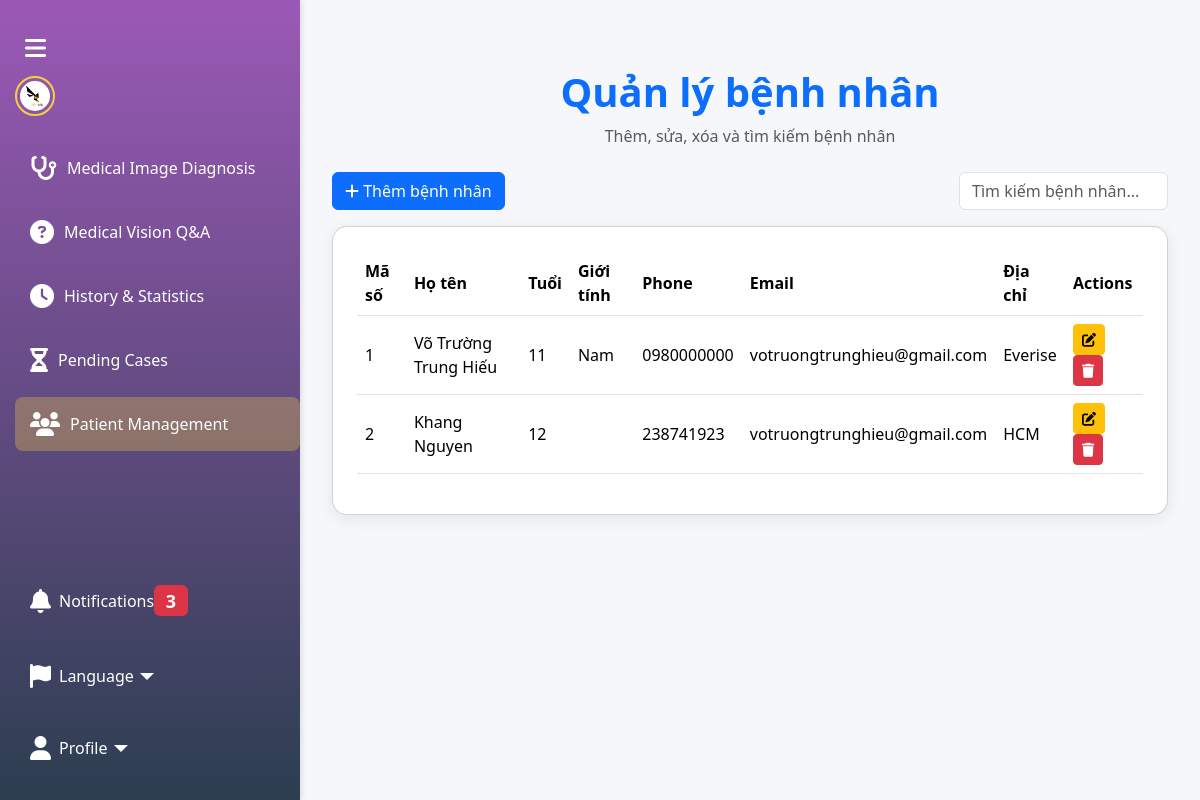
/patient-management (signed in), run on the app's committed database.
### tables this page shows
CREATE TABLE patients (
            id INTEGER PRIMARY KEY AUTOINCREMENT,
            name TEXT NOT NULL,
            age INTEGER,
            gender TEXT,
            phone TEXT,
            email TEXT,
            address TEXT,
            creator_id INTEGER NOT NULL
        );

### app.py (the view)
@app.route("/patient-management")
def patient_management():
    if ('user_id' not in session) or ('user_role' not in session):
        flash("Vui lòng đăng nhập", "danger")
        return redirect(url_for('index'))
    if (session['user_role'] != 'doctor'):
        flash("Role khong hop le", "danger")
        return redirect(url_for('index'))
    user_id = session['user_id']
    conn = get_db_conn()
    patients = conn.execute(
        "SELECT * FROM patients WHERE creator_id = ?",
        (user_id,)
    ).fetchall()
    conn.close()
    return render_template("patient_management.html", isDoctor=True, show_patient_management=True, patients=patients)

### app.py (called while the page is built)
def get_db_conn():
    conn = sqlite3.connect(DB_FILE)
    conn.row_factory = sqlite3.Row
    return conn

### templates/patient_management.html (shortened to what this page needs)
<!DOCTYPE html>
<html lang="en">
<head>
  <link href="https://cdn.jsdelivr.net/npm/bootstrap@5.3.2/dist/css/bootstrap.min.css" rel="stylesheet">
  <link rel="stylesheet" href="https://cdnjs.cloudflare.com/ajax/libs/font-awesome/6.4.2/css/all.min.css">
  <link rel="stylesheet" href="{{ url_for('static', filename='sidebar.css') }}">
</head>
<body class="sidebar-collapsed" data-page="patient-management">
  {% include "sidebar.html" %}
  <div class="content">
    <div class="container py-5">
      <div class="text-center mb-4">
        <h1 class="fw-bold text-primary">Quản lý bệnh nhân</h1>
        <p class="text-muted">Thêm, sửa, xóa và tìm kiếm bệnh nhân</p>
      </div>
      <div class="mb-3 d-flex justify-content-between">
        <button class="btn btn-primary" data-bs-toggle="modal" data-bs-target="#addPatientModal">
          <i class="fas fa-plus"></i> Thêm bệnh nhân
        </button>
        <input type="text" id="searchInput" class="form-control w-25" placeholder="Tìm kiếm bệnh nhân...">
      </div>
      <div class="card p-4">
        <div class="table-responsive">
          <table class="table table-hover">
            <thead>
              <tr>
                <th>Mã số</th>
                <th>Họ tên</th>
                <th>Tuổi</th>
                <th>Giới tính</th>
                <th>Phone</th>
                <th>Email</th>
                <th>Địa chỉ</th>
                <th>Actions</th>
              </tr>
            </thead>
            <tbody>
              {% for p in patients %}
              <tr>
                <td>{{ p.id }}</td>
                <td>{{ p.name }}</td>
                <td>{{ p.age }}</td>
                <td>{{ p.gender }}</td>
                <td>{{ p.phone }}</td>
                <td>{{ p.email }}</td>
                <td>{{ p.address }}</td>
                <td>
                  <button class="btn btn-sm btn-warning edit-btn" data-bs-toggle="modal" data-bs-target="#editPatientModal"
                    data-id="{{ p.id }}" data-name="{{ p.name }}" data-age="{{ p.age }}" data-gender="{{ p.gender }}"
                    data-phone="{{ p.phone }}" data-email="{{ p.email }}" data-address="{{ p.address }}">
                    <i class="fas fa-edit"></i>
                  </button>
                  <form action="{{ url_for('delete_patient', id=p.id) }}" method="POST" class="d-inline">
                    <button type="submit" class="btn btn-sm btn-danger" onclick="return confirm('Bạn có chắc muốn xóa?')">
                      <i class="fas fa-trash"></i>
                    </button>
                  </form>
                </td>
              </tr>
              {% endfor %}
            </tbody>
          </table>
        </div>
      </div>
    </div>
  </div>
</body>
</html>

### static/sidebar.css (style rules this page uses)
.content { margin-left: 60px; padding: 20px; transition: margin-left 0.3s ease; }
.sidebar.expanded ~ .content { margin-left: 300px; }

### templates/patient_management.html (style rules this page uses)
body { background: #f5f7fa; }
.card { border-radius: 15px; box-shadow: 0px 4px 15px rgba(0,0,0,0.08); }
.table td, .table th { vertical-align: middle; }
#searchInput { max-width: 300px; }

### data on the page
patients: id "1", name "Võ Trường Trung Hiếu", age "11", gender "Nam", phone "0980000000", email "votruongtrunghieu@gmail.com", address "Everise"
patients: id "2", name "Khang Nguyen", age "12", phone "238741923", email "votruongtrunghieu@gmail.com", address "HCM"
